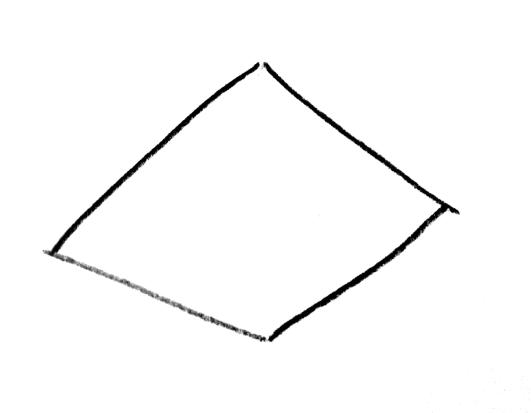
#> input picture src/detection/dm.jpg, 531 x 413 px
$ python -i shapes_detection.py   (imports and definitions only)
#> lines starting #> are read from the running program, lines starting #| are printed output that depends on the picture
#> further down, picture is the input picture: shape (413, 531, 3); min 0, max 255, mean 249.8
from skimage import io
import numpy as np
import sys
import cv2 as cv
from matplotlib import pyplot as plt
from skimage.util import invert
from skimage.morphology import dilation
from detection.max_rect import get_max_rect, max_triangle
from detection.min_bounding_rect import *


# [65 lines left out: functions show, fillHole, convex_hull, not called in this run]


#gray scale img with white background
def get_features(img):
    img = cv.resize(img, (256, 256))
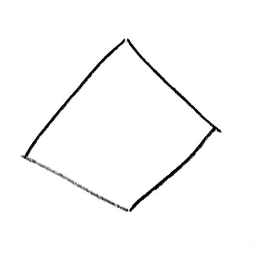
#> img: shape (256, 256, 3); min 0, max 255, mean 249.8
    img = cv.copyMakeBorder(img,5,5,5,5,cv.BORDER_CONSTANT,value=[255,255,255])
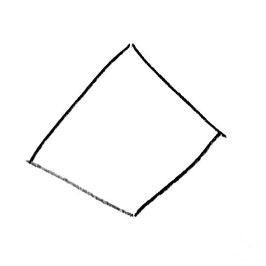
#> img: shape (266, 266, 3); min 0, max 255, mean 250.2
    #show(img)
    img = invert(img)
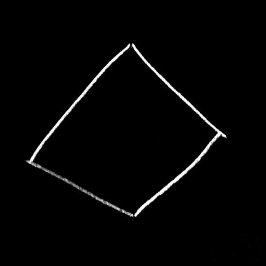
#> img: shape (266, 266, 3); min 0, max 255, mean 4.8
    #show(img)
#> (the run stopped early here; a loop or call above may not have finished)
